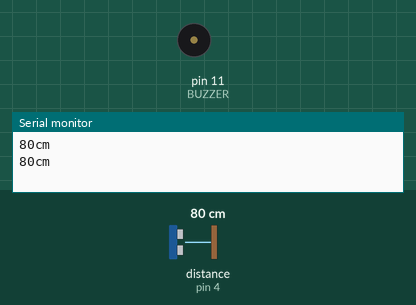
The sketch below on a simulated Arduino Uno, built with avr-gcc and run on an emulated ATmega328P. Shown: buzzer (waves = sounding), the last lines printed to the serial monitor. Wiring (inferred from the names in the program): ultrasonic range finder: trigger pin 2; echo pin 4. The test bench sets the inputs (shaded band); at power-on: distance to the obstacle (sensor on pin 4) 80 cm. The echo pulse lasts 58.3 µs per cm.

Above: at 1.8 s.
1.9 s: distance to the obstacle (sensor on pin 4) set to 2 cm
At 2.9 s:
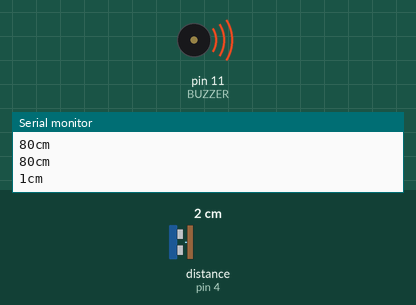
3.5 s: distance to the obstacle (sensor on pin 4) set to 4 cm
Timing chart, 0 to 6.5 s (numbered marks = the images above; inputs shaded):
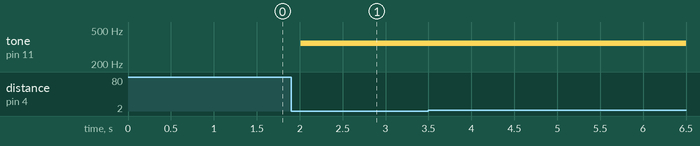

The sketch:

final_code1.ino
```cpp
#define Triger 2
#define Echo 4
#define BUZZER 11

void setup() {
  Serial.begin(115200);

  pinMode(Triger, OUTPUT);
  pinMode(Echo, INPUT);

  pinMode(BUZZER, OUTPUT);
}

void loop() {
  // pulse 10us create
  digitalWrite(Triger, LOW);
  delayMicroseconds(2);
  digitalWrite(Triger, HIGH);
  delayMicroseconds(10);
  digitalWrite(Triger, LOW);

  long duration = pulseIn(Echo, HIGH);
  long distance = duration/29/2;

  Serial.print(distance);
  Serial.print("cm");
  Serial.println();

  if(distance <= 5) {
    tone(BUZZER, 349); // pa
  }
  else if(5 < distance && distance <= 10) {
    tone(BUZZER, 330); // mi
  }
  else if(10 < distance && distance <= 15) {
    tone(BUZZER, 294); // re
  }
  else if(15 < distance && distance <= 20) {
    tone(BUZZER, 262); // do
  }
  else if(distance > 20){
    noTone(BUZZER);
  }

  delay(1000);
}
```

Measured:
- after the input at 1.9 s, tone on pin 11 (BUZZER): silent → 349 Hz after 0.11 s
